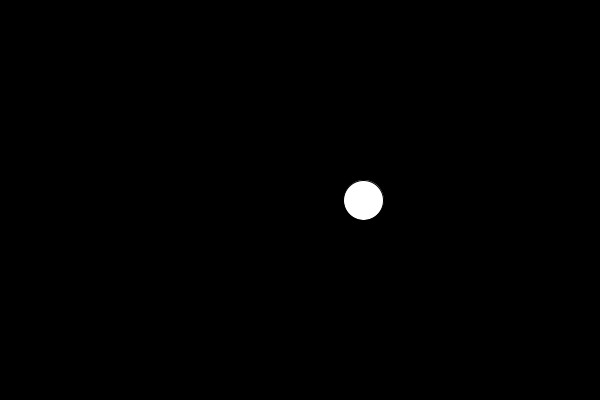
Frame 1 (no input)
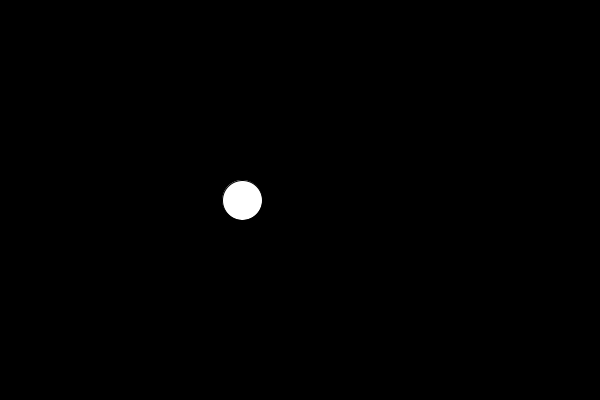
Frame 60 (the mouse pressed at the canvas centre just before this capture)
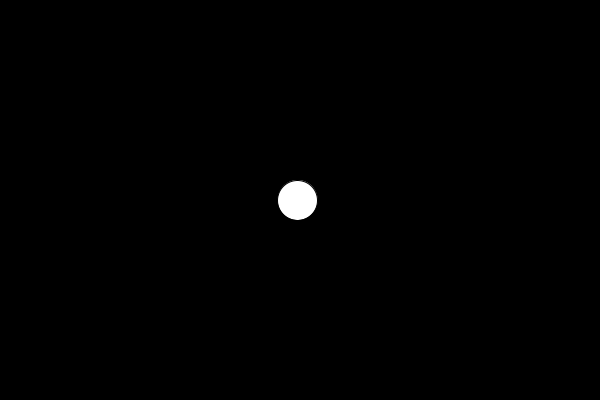
Frame 120 (the mouse held since frame 60 and released just before this capture)

The Processing sketch that drew these frames (run headless with seeded random() and noise(); from frame 60 on, the mouse is pressed at the canvas centre):

// Processing sketch: perlin_noise_distribution
// ── perlin_noise_distribution.pde
float time = 0;

void setup(){
  size(600, 400);
  //frameRate(10);
}

void draw() {
  background(0);
  fill(255);
  
  float x = map(noise(time), 0, 1, 0, width);
  ellipse(x, height/2, 40, 40);
  
  time += 0.02;
}

// ── CustomPerlinNoise.pde
import java.util.Random;

public class CustomPerlinNoise {

  float x;
  float y;
  
  float yDisplacement;
  float displacementAdjust;  
  float displacementRange;  
  int tempoSentido;
  int tempoSentidoRangeMin;
  int tempoSentidoRangeMax;
  
  
  public CustomPerlinNoise() {
    this.x = 0;
    this.y = random(2*height/3, height);
    
    this.tempoSentidoRangeMin = 10;
    this.tempoSentidoRangeMax = 15;
    this.tempoSentido = int(random(tempoSentidoRangeMin, tempoSentidoRangeMax));
    this.displacementAdjust = 2;
    this.displacementRange = 3; 
    this.yDisplacement = random(-displacementRange, displacementRange);
  }
  
  
  public void draw() {    
    fill(255, 100, 100);
    noStroke();
    ellipse(x, y, 2, 2);
  }
  
  public void move() {
    this.x++;
    
    if(tempoSentido > 0) {
      yDisplacement += random(-displacementAdjust, displacementAdjust);
      tempoSentido--;
    } else {
      float dist = abs(y - 2*height/3 + height/6);
      
      float displacementRangeUp = (y < 2*height/3 + height/6 ? map(dist, 0, height/6, displacementRange, 0) : displacementRange);
      float displacementRangeDown = (y > 2*height/3 + height/6 ? map(dist, 0, height/6, displacementRange, 0) : displacementRange);
      
      this.yDisplacement = random(-displacementRangeUp, displacementRangeDown);
      this.tempoSentido = int(random(tempoSentidoRangeMin, tempoSentidoRangeMax));
    }
    
    this.y += yDisplacement;
    
    if(this.y < 2*height/3)
      this.y = 2*height/3;
      
    if(this.y > height)
      this.y = height;
  }

}

// ── PerlinNoise.pde
public class PerlinNoise {
  
  float time;
  float x;
  float y;
  
  
  public PerlinNoise() {
    this.time = 0;
    this.x = 0;
    this.y = map(noise(time), 0, 1, height/3, 2*height/3);
  }
  
  
  public void draw() {      
    fill(100, 100, 255);
    noStroke();
    ellipse(x, y, 2, 2);
  }
  
  public void move() {
    time += 0.02;
    x++;
    y = map(noise(time), 0, 1, height/3, 2*height/3);
  }
  
}

// ── RandomCircle.pde
public class RandomCircle {
  
  float x;
  float y;
  
  
  public RandomCircle () {
    x = 0;
    y = random(0, height/3);
  }
  
  public void draw() {      
    fill(100, 255, 100);
    noStroke();
    ellipse(x, y, 2, 2);
  }
  
  public void move() {
    x++;
    y = random(0, height/3);
  }
  
}
